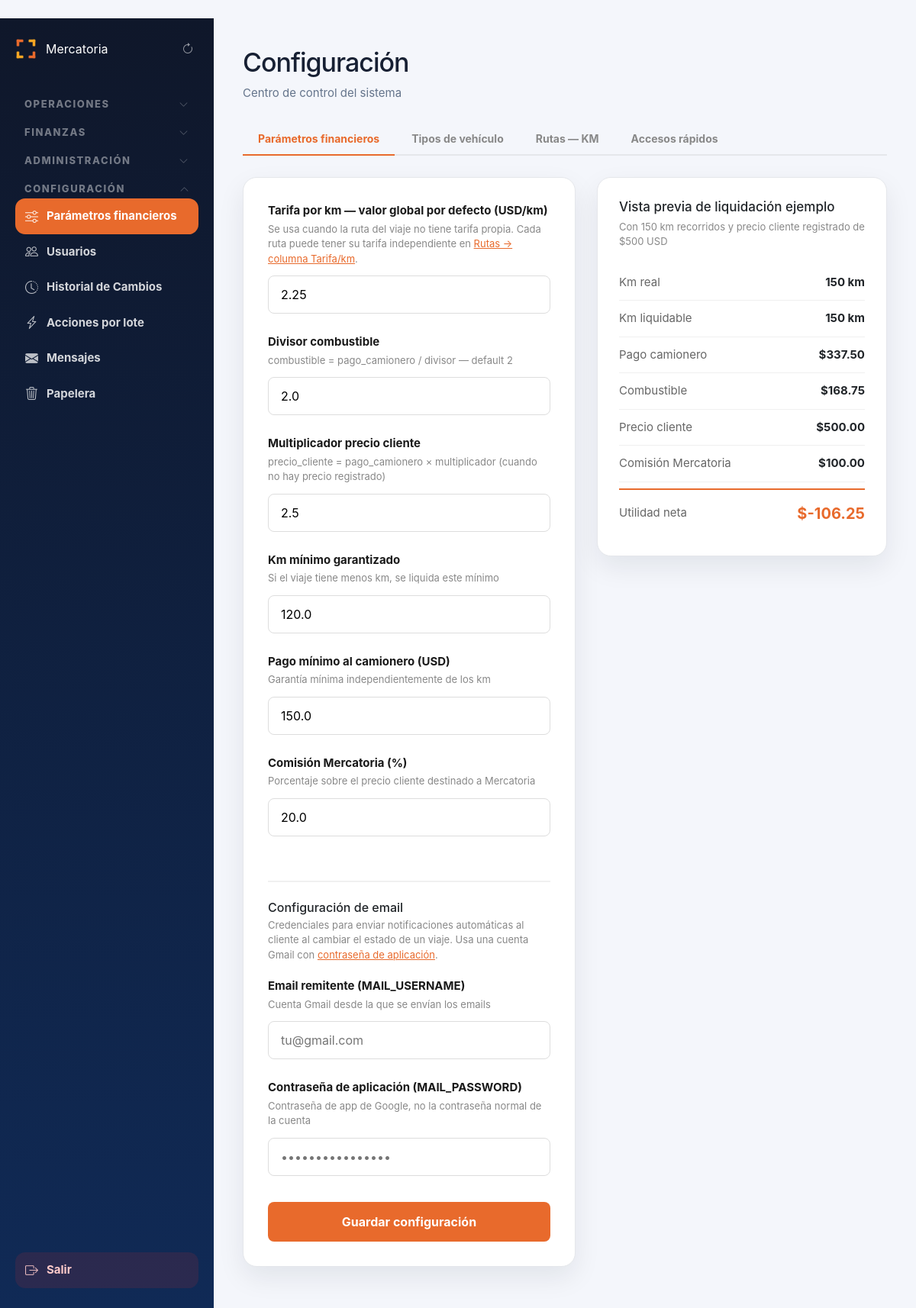
Page /admin/configuracion (signed in) on the committed database.
### tables this page shows
CREATE TABLE configuracion (
        clave TEXT PRIMARY KEY,
        valor REAL NOT NULL,
        descripcion TEXT
    );

### routes/finanzas.py (the view, shortened to what this page needs)
@finanzas_bp.route("/configuracion", methods=["GET", "POST"])
def configuracion():
    if not solo_admin():
        return redirect("/login")
    mensaje = None
    config = get_configuracion()
    con = conectar()
    cur = con.cursor()
    cur.execute("SELECT clave, valor FROM configuracion_texto")
    config_texto = {r["clave"]: r["valor"] for r in cur.fetchall()}
    cur.execute("SELECT id, nombre, descripcion, capacidad_ton FROM tipos_vehiculo WHERE activo = 1 ORDER BY nombre")
    tipos_vehiculo = cur.fetchall()
    cur.execute("SELECT id, origen, destino, zona, km_oficiales FROM rutas WHERE activa = 1 ORDER BY origen, destino")
    rutas = cur.fetchall()
    con.close()
    return render_template(
        "admin/configuracion.html",
        config=config,
        config_texto=config_texto,
        mensaje=mensaje,
        tipos_vehiculo=tipos_vehiculo,
        rutas=rutas,
    )

### app.py (called while the page is built)
@app.before_request
def _record_start_time():
    g.start_time = time.monotonic()

@app.before_request
def _validate_session_role():
    if "user_id" not in session or "rol" not in session:
        return
    try:
        con = conectar()
        cur = con.cursor()
        cur.execute("SELECT rol, activo FROM usuarios WHERE id = ?", (session["user_id"],))
        row = cur.fetchone()
        con.close()
        if not row or not row["activo"]:
            session.clear()
            return
        if row["rol"] != session["rol"]:
            session["rol"] = row["rol"]
    except Exception:
        pass

@app.after_request
def set_security_headers(response):
    response.headers["X-Frame-Options"] = "SAMEORIGIN"
    response.headers["X-Content-Type-Options"] = "nosniff"
    response.headers["X-XSS-Protection"] = "1; mode=block"
    if app.debug:
        ms = (time.monotonic() - getattr(g, "start_time", time.monotonic())) * 1000
        app.logger.debug("[%s] %s %.1fms", request.method, request.path, ms)
    return response

@app.context_processor
def sidebar_badges():
    try:
        conexion = conectar()
        cursor = conexion.cursor()
        cursor.execute("""
            SELECT
                COUNT(*) AS urgentes,
                COUNT(CASE WHEN estado = 'Solicitado' THEN 1 END) AS solicitados
            FROM viajes
            WHERE estado IN ('Pendiente', 'Solicitado')
        """)
        row = cursor.fetchone()
        viajes_urgentes    = row["urgentes"]    if row else 0
        dashboard_urgentes = row["solicitados"] if row else 0
        conexion.close()
    except Exception:
        viajes_urgentes = 0
        dashboard_urgentes = 0
    return dict(
        sidebar_viajes_urgentes=viajes_urgentes,
        sidebar_dashboard_urgentes=dashboard_urgentes,
    )

### database.py (called while the page is built)
def conectar():
    if USE_POSTGRES:
        from database_pg import conectar_pg
        conn = conectar_pg()
        return ConexionWrapper(conn, use_postgres=True)
    else:
        conexion = sqlite3.connect(DATABASE_NAME)
        conexion.row_factory = sqlite3.Row
        return ConexionWrapper(conexion, use_postgres=False)

    def execute(self, sql, params=None):
        if self._use_postgres:
            sql = sql.replace("?", "%s")
        if params is not None:
            return self._cursor.execute(sql, params)
        return self._cursor.execute(sql)

    def fetchone(self):
        return self._cursor.fetchone()

    def fetchall(self):
        return self._cursor.fetchall()

### templates/admin/configuracion.html (shortened to what this page needs)
{% extends "admin/base_admin.html" %}
{% block contenido %}
<div class="page-header">
    <div>
        <h1>Configuración</h1>
        <p class="subtitulo">Centro de control del sistema</p>
    </div>
</div>
<div class="config-tabs">
    <button class="config-tab" data-tab="tab-financiero">Parámetros financieros</button>
    <button class="config-tab" data-tab="tab-tipos">Tipos de vehículo</button>
    <button class="config-tab" data-tab="tab-rutas">Rutas — KM</button>
    <button class="config-tab" data-tab="tab-accesos">Accesos rápidos</button>
</div>
<div id="tab-financiero" class="config-tab-content">
<div class="config-layout">
    <form method="POST" action="/admin/configuracion" class="card config-form">
        <div class="config-grupo">
            <label class="config-label">
                Tarifa por km — valor global por defecto (USD/km)
                <span class="config-hint">
                    Se usa cuando la ruta del viaje no tiene tarifa propia. Cada ruta puede tener su tarifa independiente
                    en <a href="/admin/comercial/rutas" style="color:#E86A2C;">Rutas → columna Tarifa/km</a>.
                </span>
            </label>
            <input
                type="number"
                name="tarifa_km"
                step="0.01"
                min="0"
                value="{{ config.get('tarifa_km', 1.5) }}"
                class="config-input"
                required
            >
        </div>
        <div class="config-grupo">
            <label class="config-label">
                Divisor combustible
                <span class="config-hint">combustible = pago_camionero / divisor — default 2</span>
            </label>
            <input
                type="number"
                name="margen_combustible_divisor"
                step="0.01"
                min="0.1"
                value="{{ config.get('margen_combustible_divisor', 2.0) }}"
                class="config-input"
                required
            >
        </div>
        <div class="config-grupo">
            <label class="config-label">
                Multiplicador precio cliente
                <span class="config-hint">precio_cliente = pago_camionero × multiplicador (cuando no hay precio registrado)</span>
            </label>
            <input
                type="number"
                name="multiplicador_pago_camionero"
                step="0.01"
                min="1"
                value="{{ config.get('multiplicador_pago_camionero', 2.5) }}"
                class="config-input"
                required
            >
        </div>
        <div class="config-grupo">
            <label class="config-label">
                Km mínimo garantizado
                <span class="config-hint">Si el viaje tiene menos km, se liquida este mínimo</span>
            </label>
            <input
                type="number"
                name="minimo_km_garantizado"
                step="1"
                min="0"
                value="{{ config.get('minimo_km_garantizado', 120) }}"
                class="config-input"
                required
            >
        </div>
        <div class="config-grupo">
            <label class="config-label">
                Pago mínimo al camionero (USD)
                <span class="config-hint">Garantía mínima independientemente de los km</span>
            </label>
            <input
                type="number"
                name="minimo_pago_usd"
                step="0.01"
                min="0"
                value="{{ config.get('minimo_pago_usd', 150.0) }}"
                class="config-input"
                required
            >
        </div>
        <div class="config-grupo">
            <label class="config-label">
                Comisión Mercatoria (%)
                <span class="config-hint">Porcentaje sobre el precio cliente destinado a Mercatoria</span>
            </label>
            <input
                type="number"
                name="comision_mercatoria_porcentaje"
                step="0.1"
                min="0"
                max="100"
                value="{{ config.get('comision_mercatoria_porcentaje', 20.0) }}"
                class="config-input"
                required
            >
        </div>
        <div style="border-top:2px solid #f0f0f0;margin:32px 0 24px;"></div>
        <h3 style="margin:0 0 4px;font-size:16px;">Configuración de email</h3>
        <p style="margin:0 0 20px;font-size:13px;color:#888;">
            Credenciales para enviar notificaciones automáticas al cliente al cambiar el estado de un viaje.
            Usa una cuenta Gmail con <a href="https://myaccount.google.com/apppasswords" target="_blank" style="color:#E86A2C;">contraseña de aplicación</a>.
        </p>
        <div class="config-grupo">
            <label class="config-label">
                Email remitente (MAIL_USERNAME)
                <span class="config-hint">Cuenta Gmail desde la que se envían los emails</span>
            </label>
            <input
                type="email"
                name="mail_username"
                value="{{ config_texto.get('mail_username', '') }}"
                placeholder="tu@gmail.com"
                class="config-input"
            >
        </div>
        <div class="config-grupo">
            <label class="config-label">
                Contraseña de aplicación (MAIL_PASSWORD)
                <span class="config-hint">Contraseña de app de Google, no la contraseña normal de la cuenta</span>
            </label>
            <input
                type="password"
                name="mail_password"
                value="{{ config_texto.get('mail_password', '') }}"
                placeholder="••••••••••••••••"
                class="config-input"
                autocomplete="new-password"
            >
        </div>
        <div class="config-acciones">
            <button type="submit" class="btn-guardar">
                Guardar configuración
            </button>
        </div>
    </form>
    <div class="card config-preview">
        <h3>Vista previa de liquidación ejemplo</h3>
        <p class="preview-nota">Con 150 km recorridos y precio cliente registrado de $500 USD</p>
        <div class="preview-fila">
            <span>Km real</span>
            <strong>150 km</strong>
        </div>
        <div class="preview-fila">
            <span>Km liquidable</span>
            <strong id="prev-km-liq">—</strong>
        </div>
        <div class="preview-fila">
            <span>Pago camionero</span>
            <strong id="prev-pago">—</strong>
        </div>
        <div class="preview-fila">
            <span>Combustible</span>
            <strong id="prev-comb">—</strong>
        </div>
        <div class="preview-fila">
            <span>Precio cliente</span>
            <strong id="prev-precio">$500.00</strong>
        </div>
        <div class="preview-fila">
            <span>Comisión Mercatoria</span>
            <strong id="prev-comision">—</strong>
        </div>
        <div class="preview-fila utilidad">
            <span>Utilidad neta</span>
            <strong id="prev-utilidad">—</strong>
        </div>
    </div>
</div>
</div>
{% endblock %}

### static/css/admin.css (style rules this page uses)
:root { --bg: #f4f6fb; --panel: #ffffff; --panel-soft: #f8fafc; --text: #172033; --muted: #64748b; --primary: #155eef; --primary-dark: #0f3ea8; --border: #e5e7eb; --danger: #dc2626; --success: #16a34a; --warning: #f59e0b; --info: #0891b2; --sidebar: #0f172a; --sidebar-soft: #102a56; --shadow: 0 14px 35px rgba(15, 23, 42, 0.08); --radius: 18px; }
* { box-sizing: border-box; }
body { margin: 0; font-family: Inter, "Segoe UI", Arial, sans-serif; background: var(--bg); color: var(--text); }
.page-header { display: flex; justify-content: space-between; align-items: flex-start; gap: 22px; margin-bottom: 30px; }
.page-header h1 { margin: 0; font-size: 34px; letter-spacing: -1px; }
.page-header p { margin: 8px 0 0; color: var(--muted); font-size: 15px; }
.card { background: var(--panel); border: 1px solid var(--border); border-radius: var(--radius); box-shadow: var(--shadow); }
.config-tabs { display: flex; gap: 2px; margin-bottom: 28px; border-bottom: 2px solid #e5e7eb; }
.config-tab { background: none; border: none; border-bottom: 2px solid transparent; margin-bottom: -2px; padding: 10px 20px; font-size: 14px; font-weight: 700; color: #888; cursor: pointer; border-radius: 8px 8px 0 0; transition: color 0.15s, border-color 0.15s; white-space: nowrap; }
.config-tab.cfg-active { color: #E86A2C; border-bottom-color: #E86A2C; }
.config-tab-content { display: none; }
.config-tab-content.cfg-active { display: block; }

### templates/admin/configuracion.html (style rules this page uses)
.page-header { margin-bottom: 28px; }
.page-header h1 { margin: 0; }
.subtitulo { margin: 6px 0 0; color: #777; }
.config-layout { display: grid; grid-template-columns: 1fr 380px; gap: 28px; align-items: start; }
.config-form { padding: 32px; }
.config-grupo { margin-bottom: 26px; }
.config-label { display: block; font-weight: 700; font-size: 15px; margin-bottom: 6px; color: #1a1a1a; }
.config-hint { display: block; font-weight: 400; font-size: 13px; color: #888; margin-top: 3px; }
.config-input { width: 100%; padding: 12px 16px; border: 1px solid #ddd; border-radius: 8px; font-size: 16px; margin-top: 6px; box-sizing: border-box; transition: border-color .2s; -moz-appearance: textfield; }
.config-acciones { margin-top: 8px; }
.btn-guardar { background: #E86A2C; color: white; border: none; padding: 14px 32px; border-radius: 8px; font-size: 16px; font-weight: 700; cursor: pointer; width: 100%; }
.config-preview { padding: 28px; position: sticky; top: 24px; }
.config-preview h3 { margin: 0 0 6px; font-size: 17px; }
.preview-nota { font-size: 13px; color: #888; margin: 0 0 20px; }
.preview-fila { display: flex; justify-content: space-between; align-items: center; padding: 12px 0; border-bottom: 1px solid #f0f0f0; font-size: 15px; }
.preview-fila span { color: #666; }
.preview-fila.utilidad { border-bottom: none; margin-top: 8px; padding-top: 16px; border-top: 2px solid #E86A2C; }
.preview-fila.utilidad strong { font-size: 20px; color: #E86A2C; }

### rows in the picture
configuracion: tarifa_km "2.25"
configuracion: margen_combustible_divisor "2.0"
configuracion: multiplicador_pago_camionero "2.5"
configuracion: minimo_km_garantizado "120.0"
configuracion: minimo_pago_usd "150.0"
configuracion: comision_mercatoria_porcentaje "20.0"
